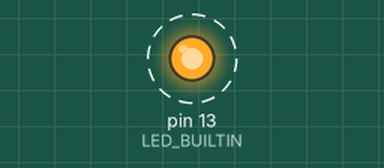
Bench run of a sketch on a simulated Arduino Uno, built with avr-gcc and run on an emulated ATmega328P. On the bench: output pins drawn as LEDs (lit = HIGH). Dashed ring = blinking.

Above: at 0.5 s.
Timing chart, 0 to 4.6 s (numbered marks = the images above):
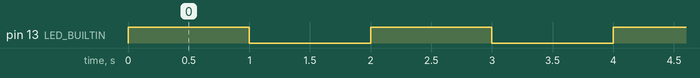

Measured:
- by itself, pin 13 (LED_BUILTIN): alternates HIGH for 1.0 s and LOW for 1.0 s

The sketch:

Lab1_LED.ino
```cpp
/*
   Lab. 1 - Turn on LED
*/

// time variable
int ms = 1000; // 1 sec

void setup()
{
  Serial.begin(9600);
  pinMode(LED_BUILTIN, OUTPUT);
}

void loop()
{
  digitalWrite(LED_BUILTIN, HIGH);
  delay(ms);
  digitalWrite(LED_BUILTIN, LOW);
  delay(ms);
}
```
